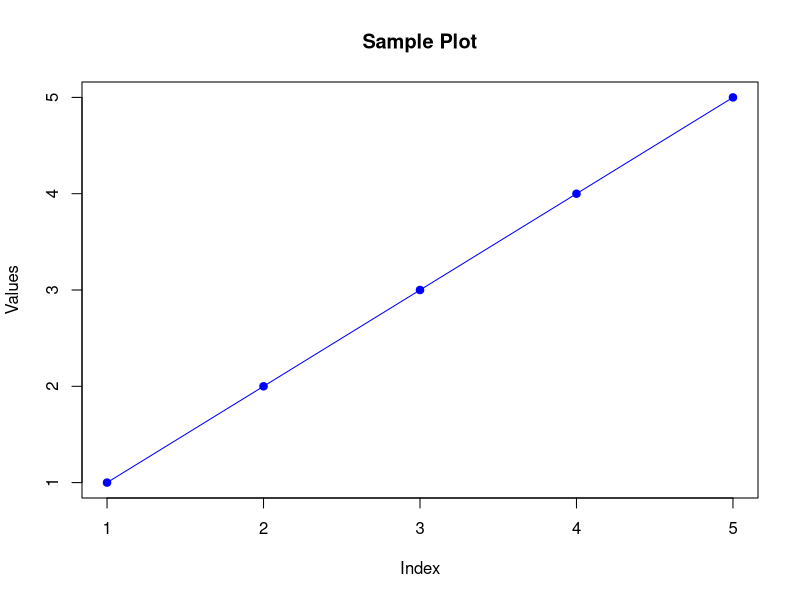

The R script that drew this image:
# Create a numeric vector
numbers <- c(1, 2, 3, 4, 5)

# Calculate the mean of the vector
mean(numbers)

# Plot the vector
plot(numbers, type = "o", col = "blue", pch = 19, main = "Sample Plot", xlab = "Index", ylab = "Values")
